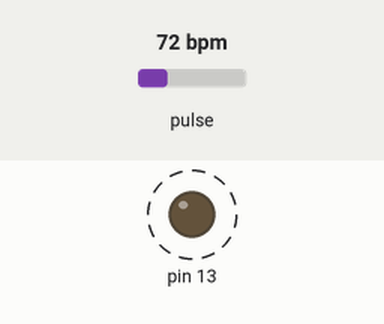
Simulated run of this sketch. Board: Arduino Uno, built with avr-gcc and run on an emulated ATmega328P. Shown: output pins drawn as LEDs (lit = HIGH). Dashed ring = blinking. The inputs (shaded band) are chosen by the test bench; at power-on: pulse 72 bpm. What the sketch prints to the serial monitor is not drawn.

Above: at 1.2 s.
1.3 s: pulse set to 42 bpm
At 3.0 s:
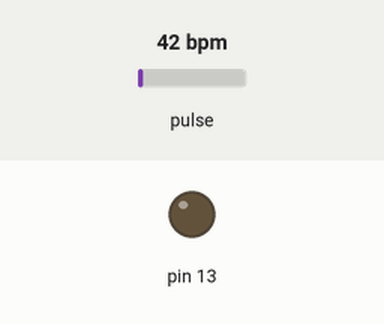
3.7 s: pulse set to 100 bpm
At 4.42 s:
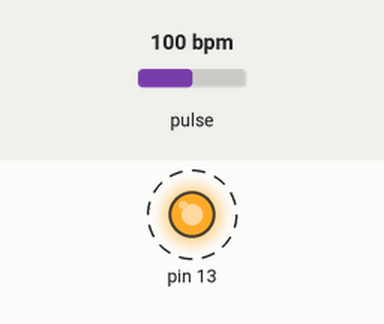
Timing chart, 0 to 12.7 s (numbered marks = the images above; inputs shaded):
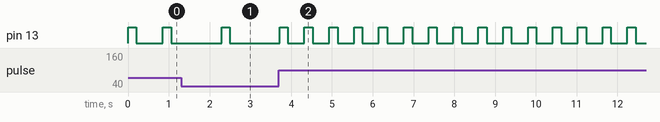

The sketch:

Heartbeat_sensor.ino
```cpp
#define USE_ARDUINO_INTERRUPTS true    // Set-up low-level interrupts for most acurate BPM math
#include <PulseSensorPlayground.h>     // Includes the PulseSensorPlayground Library

const int PulseWire = 0;       // 'S' Signal pin connected to A0
const int LED13 = 13;          // The on-board Arduino LED
int Threshold = 600;           // Determine which Signal to "count as a beat" and which to ignore

PulseSensorPlayground pulseSensor;  // Creates an object

void setup() {
  Serial.begin(9600);

  // Configure the PulseSensor object, by assigning our variables to it
  pulseSensor.analogInput(PulseWire);
  pulseSensor.blinkOnPulse(LED13);       // Blink on-board LED with heartbeat
  pulseSensor.setThreshold(Threshold);

  // Double-check the "pulseSensor" object was created and began seeing a signal
  if (pulseSensor.begin()) {
    Serial.println("PulseSensor object created!");
  }
}

void loop() {
  int myBPM = pulseSensor.getBeatsPerMinute();      // Calculates BPM

  if (pulseSensor.sawStartOfBeat()) {               // Constantly test to see if a beat happened
    Serial.println("♥  A HeartBeat Happened ! "); // If true, print a message
    Serial.print("BPM: ");
    Serial.println(myBPM);                        // Print the BPM value
    }

  delay(20);
}
```

Measured:
- after the input at 3.7 s, pin 13: alternates HIGH for 0.20 s and LOW for 0.41 s, starting after 0.62 s
